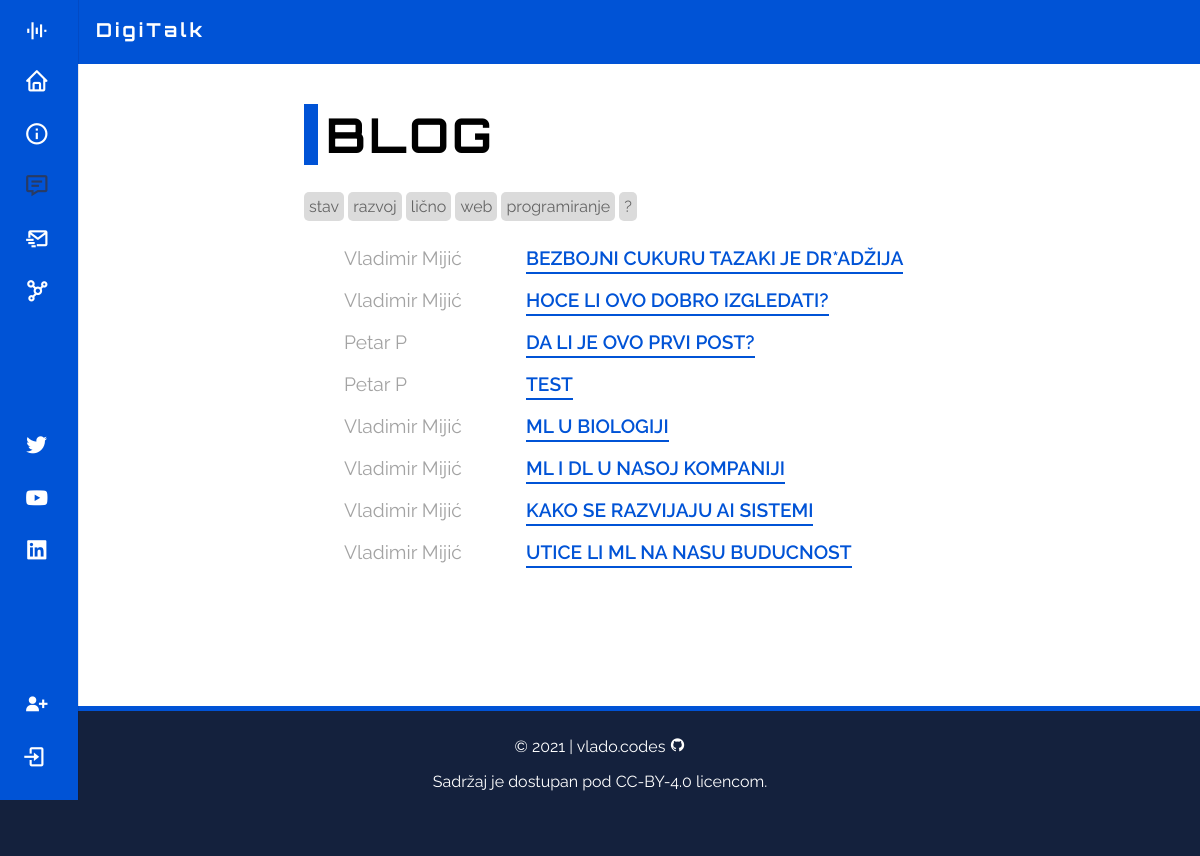
Page /blog/ on the earlier database version.
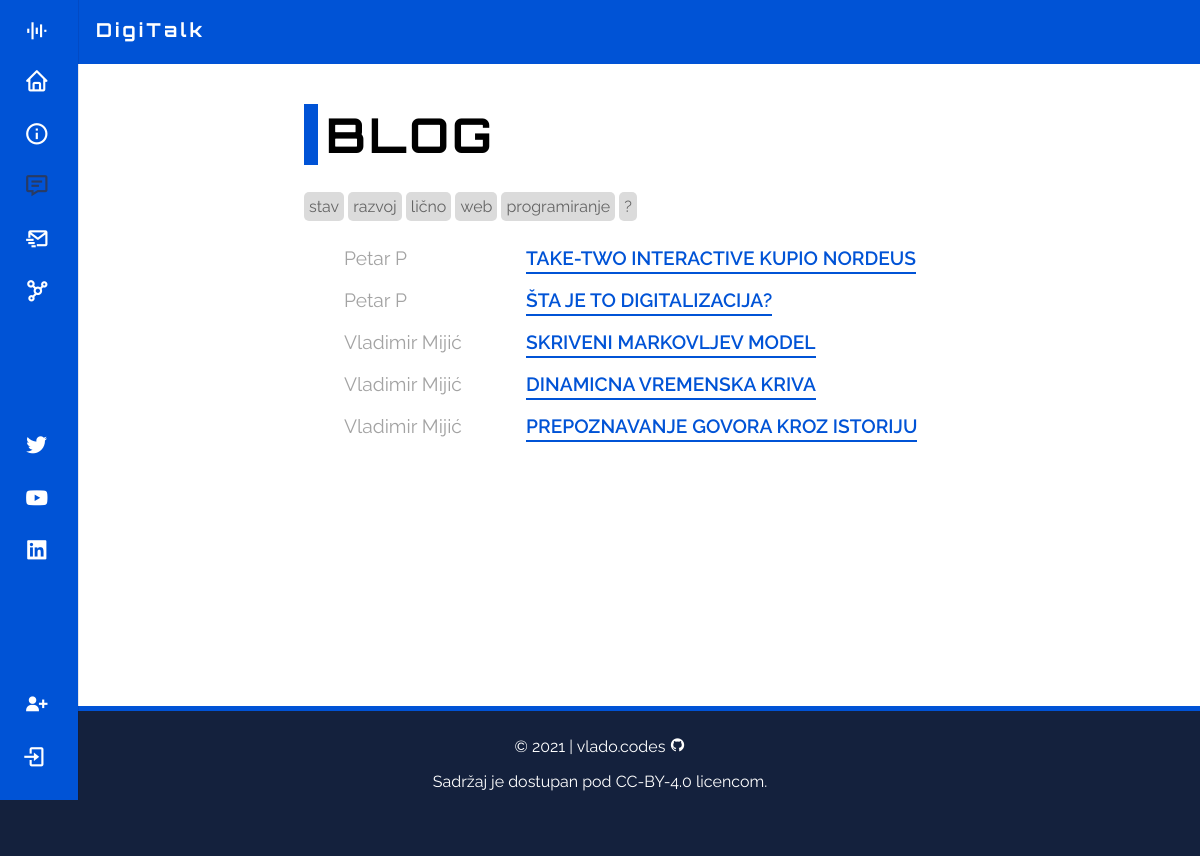
Same page on the later database version.
### first_app/models.py (models this page shows, shortened)
class Category(models.Model):
    name = models.CharField(max_length = 30)
    def __str__(self):
        return self.name

class Post(models.Model):
    title = models.CharField(max_length = 60)
    author = models.ForeignKey(User, on_delete = models.CASCADE)
    body = RichTextField(blank = True, null = True)
    date = models.DateField(auto_now_add = True)
    category = models.CharField(max_length = 30, default = 'uncategorized')

### first_app/views.py (the view)
# urls.py: path('blog/', views.blogView.as_view(), name='blog'),
class blogView(ListView):
    model = Post
    template_name = 'blog.html'
    ordering = ['-id']
    def get_context_data(self, *args, **kwargs):
        cat_list = Category.objects.all()[:5]
        context = super(blogView, self).get_context_data(*args, **kwargs)
        context["cat_list"] = cat_list
        return context
    def get_queryset(self):
        object_list = Post.objects.all()
        query = self.request.GET.get('search')
        if query:
            object_list = object_list.filter(
                Q(title__contains = query) |
                Q(body__contains = query))
        return object_list.order_by('-id')

### first_app/templates/blog.html (shortened to what this page needs)
{% extends 'base.html' %}
{% block head %}
<div class="blog-page">
    <h1 class="blog-page-title">Blog</h1>
    <div class="tagline">
        {% for cat in cat_list %}
            <a href="{% url 'category' cat|slugify %}" id="blog-cat">{{ cat.name }}</a>
        {% endfor %}
        <p id="menu" onclick="showDiv('search-form');">?</p>
    </div>
    <ul class="blog-posts">
        {% for post in object_list %}
            <li>
                <span class="blog-post-author">{{ post.author.first_name }} {{ post.author.last_name }}</span>
                <a class="blog-post-link" href="{% url 'blog_post' post.pk %}">{{ post.title }}</a>
            </li>
        {% endfor %}
    </ul>
</div>
{% endblock head %}

Differences in the rows shown:
removed Post: author.first_name "Vladimir", author.last_name "Mijić", title "BEZBOJNI CUKURU TAZAKI JE DR*ADŽIJA"
removed Post: author.first_name "Vladimir", author.last_name "Mijić", title "HOCE LI OVO DOBRO IZGLEDATI?"
removed Post: author.first_name "Petar", author.last_name "P", title "DA LI JE OVO PRVI POST?"
removed Post: author.first_name "Petar", author.last_name "P", title "TEST"
removed Post: author.first_name "Vladimir", author.last_name "Mijić", title "ML U BIOLOGIJI"
removed Post: author.first_name "Vladimir", author.last_name "Mijić", title "ML I DL U NASOJ KOMPANIJI"
removed Post: author.first_name "Vladimir", author.last_name "Mijić", title "KAKO SE RAZVIJAJU AI SISTEMI"
removed Post: author.first_name "Vladimir", author.last_name "Mijić", title "UTICE LI ML NA NASU BUDUCNOST"
added Post: author.first_name "Petar", author.last_name "P", title "TAKE-TWO INTERACTIVE KUPIO NORDEUS"
added Post: author.first_name "Petar", author.last_name "P", title "ŠTA JE TO DIGITALIZACIJA?"
added Post: author.first_name "Vladimir", author.last_name "Mijić", title "SKRIVENI MARKOVLJEV MODEL"
added Post: author.first_name "Vladimir", author.last_name "Mijić", title "DINAMICNA VREMENSKA KRIVA"
added Post: author.first_name "Vladimir", author.last_name "Mijić", title "PREPOZNAVANJE GOVORA KROZ ISTORIJU"
